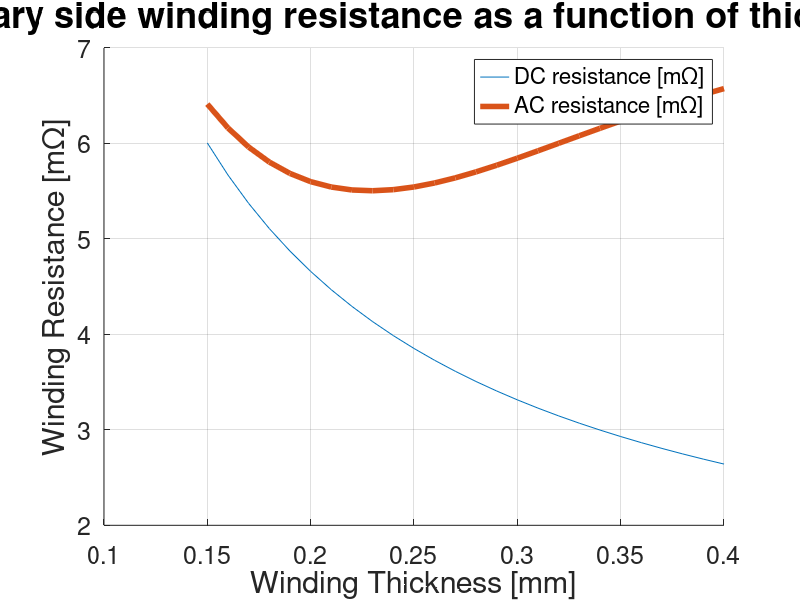
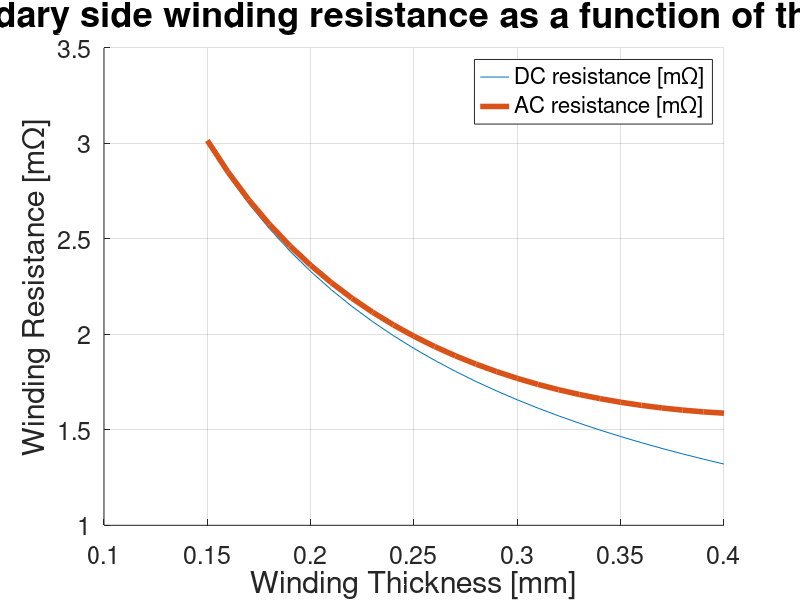
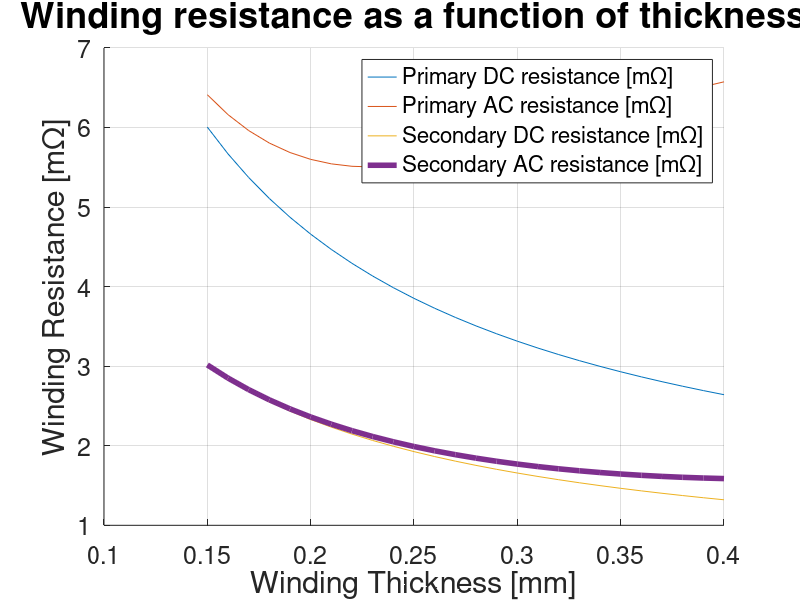

Source code (MATLAB) for these figures, in order:
%% Test: Finding best foil thickness
clear, close all, clc;
t_foil_p = 0.15*10^-3;
w_foil_p = 18*10^-3;
t_foil_s = 0.3*10^-3;
w_foil_s = 18*10^-3;

% Stackup
stackup = [1, t_foil_p, 1, w_foil_p;
           2, t_foil_s, 0.5, w_foil_s;
           1, t_foil_p, 1, w_foil_p;
           1, t_foil_p, 1, w_foil_p;
           2, t_foil_s, 0.5, w_foil_s;
           1, t_foil_p, 1, w_foil_p;
           1, t_foil_p, 1, w_foil_p;
           2, t_foil_s, 0.5, w_foil_s;
           1, t_foil_p, 1, w_foil_p;
           1, t_foil_p, 1, w_foil_p;
           2, t_foil_s, 0.5, w_foil_s;
           1, t_foil_p, 1, w_foil_p;
           1, t_foil_p, 1, w_foil_p;
           2, t_foil_s, 0.5, w_foil_s;
           1, t_foil_p, 1, w_foil_p;];
       
m = stackup(:,3);

% Find isolation thickness between each layer
t_kapton = 0.055*10^-3;
for i = 1:1:length(stackup)
    if (stackup(i) == 1 && stackup(i+1) == 2) || (stackup(i) == 2 && stackup(i+1) == 1)
        t_iso(i) = 3*t_kapton;
    else
        t_iso(i) = t_kapton;
    end
end

% Converter characteristics
fs = 200000; % [Hz]
Vin = 130; % [V]
Vout = 60; % [V]
n_trafo = 0.5;
D = (Vout/Vin)/(2*n_trafo);

% Physical properties
T = 70; % [C]
mu_r_cu = 0.999994;
rho_cu = 1.68*10^-8*(1+0.003862*(T-20)); % [Ohm/m]
mu_0 = 1.25663706*10^-6;


% Best thickness for foil
t_foil_test_p = 0.15*10^-3:0.01*10^-3:0.4*10^-3;

% Bobbin for EPCOS TDK E42/21/15
w_bobbin_wind = 0.0174; % [m]
h_bobbin_wind = 0.0151; % [m]

for j = 1:1:length(t_foil_test_p)
    ln(j,1) = 2*w_bobbin_wind + 2*h_bobbin_wind;
end

for j = 1:1:length(t_foil_test_p)
    for i = 2:1:length(stackup)
        ln(j,i) = ln(j,i-1) + ((t_iso(i-1) + t_foil_test_p(j)) * 8);
    end
end

% Total length
for j = 1:1:length(t_foil_test_p)
    k_p = 1;
    k_s = 1;
    for i = 1:1:length(stackup)
        if stackup(i) == 1
            ln_p(j,k_p) = ln(j,i);
            k_p = k_p + 1;
        elseif stackup(i) == 2
            ln_s(j,k_s) = ln(j,i);
            k_s = k_s + 1;
        end
    end
end

% Penetration depth
delta_w = sqrt(rho_cu/(pi*fs*mu_0*mu_r_cu)); % [m]

phi_j = t_foil_test_p/delta_w; % Calculate phi from copper thickness


% DC resistances
for j = 1:1:length(t_foil_test_p)
    for i = 1:1:k_p-1
        R_DC_jp(j,i) = rho_cu * ln_p(j,i) / (w_foil_p*t_foil_test_p(j));
    end
end
for j = 1:1:length(t_foil_test_p)
    for i = 1:1:k_s-1
        R_DC_js(j,i) = rho_cu * ln_s(j,i) / (w_foil_p*t_foil_test_p(j));
    end
end
for j = 1:1:length(t_foil_test_p)
    R_DC_p(j) = sum(R_DC_jp(j,:));
    R_DC_s(j) = sum(R_DC_js(j,:));
end
R_DC_p;
R_DC_s;

% AC-to-DC resistance factor
for j = 1:1:length(phi_j)
    for i = 1:1:length(stackup)
        Fr_j(j,i) = phi_j(j)/2 * (( sinh(phi_j(j)) + sin(phi_j(j)) ) / ( cosh(phi_j(j)) - cos(phi_j(j)) )) ...
                + phi_j(j)/2 * (2 .* m(i) - 1)^2 ...
                * (( sinh(phi_j(j)) - sin(phi_j(j)) ) / ( cosh(phi_j(j)) + cos(phi_j(j)) ));
    end
end

% Total AC resistance
for j = 1:1:length(t_foil_test_p)
    k_p = 1;
    k_s = 1;
    for i = 1:1:length(stackup)
        if stackup(i) == 1
            R_AC_jp(j,k_p) = R_DC_jp(j,k_p) * Fr_j(j,i);
            k_p = k_p + 1;
        elseif stackup(i) == 2
            R_AC_js(j,k_s) = R_DC_js(j,k_s) * Fr_j(j,i);
            k_s = k_s + 1;
        end
    end
end
for j = 1:1:length(t_foil_test_p)
    R_AC_p(j) = sum(R_AC_jp(j,:));
    R_AC_s(j) = sum(R_AC_js(j,:));
end
R_AC_p;
R_AC_s;

R_tot_p = R_AC_p + R_DC_p;
R_tot_s = R_AC_s + R_DC_s;

figure(1)
hold on
grid on
plot(t_foil_test_p*1000, R_DC_p*1000, t_foil_test_p*1000, R_AC_p*1000, 'LineWidth', 4)
set(gca, 'FontSize', 18)
title('Primary side winding resistance as a function of thickness', 'FontSize', 26)
ylabel('Winding Resistance [m\Omega]', 'FontSize', 22)
xlabel('Winding Thickness [mm]', 'FontSize', 22)
legend('DC resistance [m\Omega]', 'AC resistance [m\Omega]')


figure(2)
hold on
grid on
plot(t_foil_test_p*1000, R_DC_s*1000, t_foil_test_p*1000, R_AC_s*1000, 'LineWidth', 4)
set(gca, 'FontSize', 18)
title('Secondary side winding resistance as a function of thickness', 'FontSize', 26)
ylabel('Winding Resistance [m\Omega]', 'FontSize', 22)
xlabel('Winding Thickness [mm]', 'FontSize', 22)
legend('DC resistance [m\Omega]', 'AC resistance [m\Omega]')


figure(3)
hold on
grid on
plot(t_foil_test_p*1000, R_DC_p*1000, t_foil_test_p*1000, R_AC_p*1000, t_foil_test_p*1000, R_DC_s*1000, t_foil_test_p*1000, R_AC_s*1000, 'LineWidth', 4)
set(gca, 'FontSize', 18)
title('Winding resistance as a function of thickness', 'FontSize', 26)
ylabel('Winding Resistance [m\Omega]', 'FontSize', 22)
xlabel('Winding Thickness [mm]', 'FontSize', 22)
legend('Primary DC resistance [m\Omega]', 'Primary AC resistance [m\Omega]', 'Secondary DC resistance [m\Omega]', 'Secondary AC resistance [m\Omega]')
